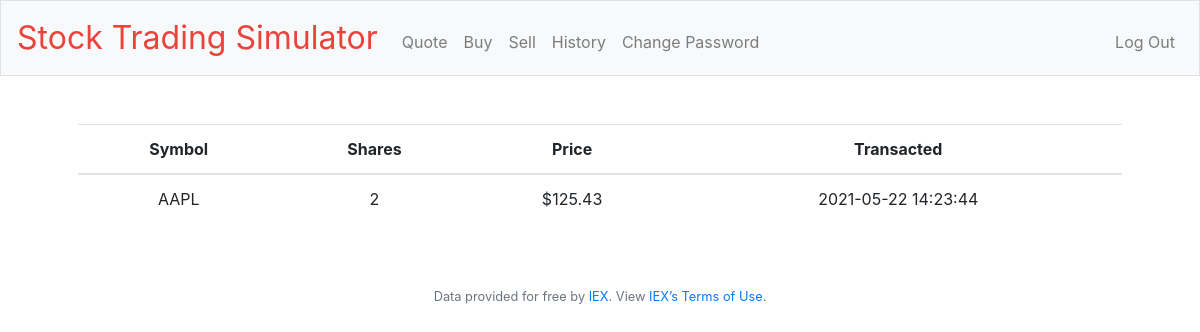
Screenshot of /history (signed in) with the database file from the repository.
### tables this page shows
CREATE TABLE buy (id INTEGER PRIMARY KEY AUTOINCREMENT NOT NULL, username TEXT NOT NULL, symbol TEXT NOT NULL, individualPrice NUMERIC NOT NULL, totalPrice NUMERIC NOT NULL, shares INTEGER, datetime TEXT NOT NULL);

### application.py (the view)
@app.route("/history")
@login_required
def history():
    user_info = db.execute("SELECT * FROM users WHERE id=?;", session["user_id"])
    history = db.execute("SELECT * FROM buy WHERE username=?;", user_info[0]["username"])
    return render_template("history.html", history=history, length=len(history))

### application.py (called while the page is built)
@app.after_request
def after_request(response):
    response.headers["Cache-Control"] = "no-cache, no-store, must-revalidate"
    response.headers["Expires"] = 0
    response.headers["Pragma"] = "no-cache"
    return response

### helpers.py (called while the page is built)
def login_required(f):
    @wraps(f)
    def decorated_function(*args, **kwargs):
        if session.get("user_id") is None:
            return redirect("/login")
        return f(*args, **kwargs)
    return decorated_function

def usd(value):
    return f"${value:,.2f}"

### templates/history.html (shortened to what this page needs)
{% extends "layout.html" %}
{% block main %}
    <table class="table">
        <thead>
            <tr>
                <th>Symbol</th>
                <th>Shares</th>
                <th>Price</th>
                <th>Transacted</th>
            </tr>
        </thead>
        <tbody>
            {% for i in range(0, length) %}
                <tr>
                    <td>{{ history[i]["symbol"] }}</td>
                    <td>{{ history[i]["shares"] }}</td>
                    <td>{{ history[i]["individualPrice"] | usd }}</td>
                    <td>{{ history[i]["datetime"] }}</td>
                </tr>
            {% endfor %}
        </tbody>
    </table>
{% endblock %}

### rows the page displays
buy: symbol "AAPL", shares "2", individualPrice "$125.43", datetime "2021-05-22 14:23:44"
